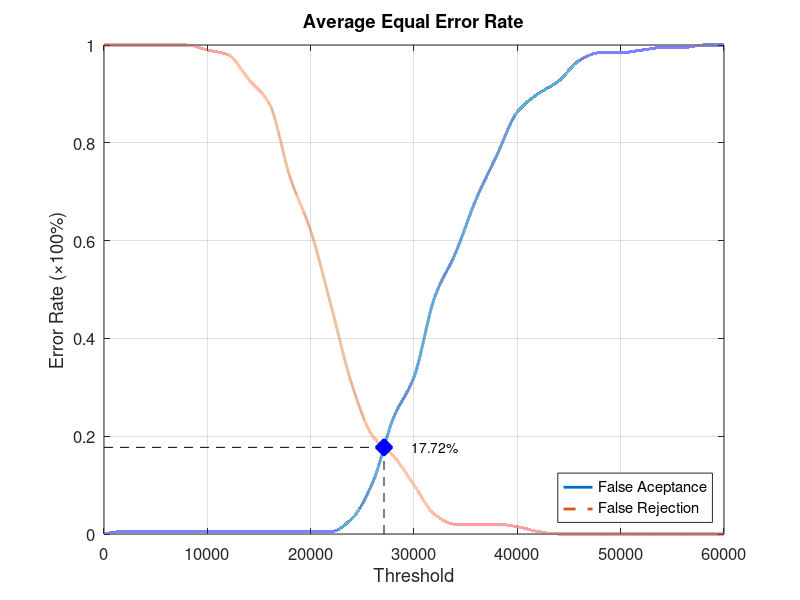
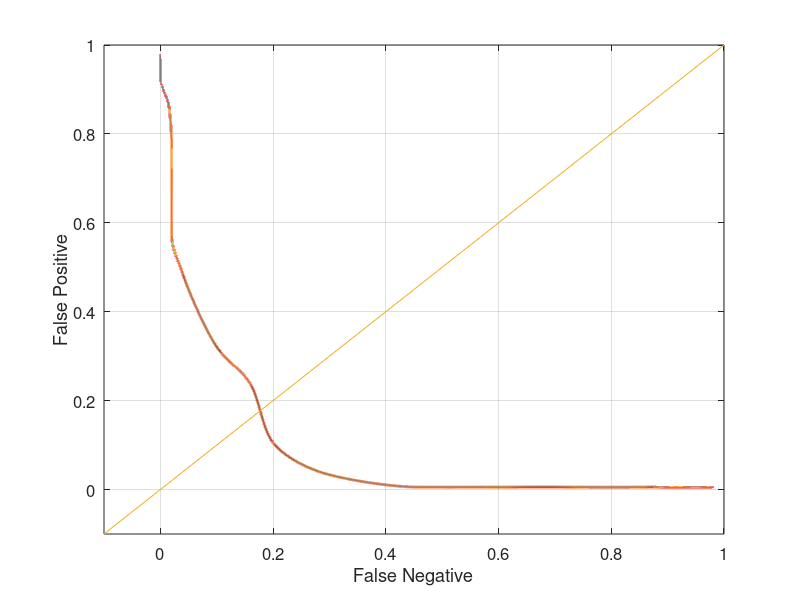

Write the MATLAB code that produced these figures, in order.
function yEER = Database1_2
close all;
clear;
clc;
x = 0:2000:60000;
xq = 0:0.5:60000;

y0 = [0 0.00526316 0.00526316 0.00526316 0.00526316 0.00526316 0.00526316 0.00526316 0.00526316 0.00526316 0.00526316 0.00526316 0.0315789 0.105263 0.236842 0.321053 0.484211 0.573684 0.684211 0.773684 0.863158 0.9 0.926316 0.968421 0.984211 0.984211 0.989474 0.994737 0.994737 1 1];
yy0 = interp1(x, y0, xq, 'pchip');
y1 = [1 1 1 1 1 0.99 0.98 0.93 0.88 0.73 0.62 0.465 0.305 0.2 0.16 0.1 0.04 0.02 0.02 0.02 0.015 0.005 0 0 0 0 0 0 0 0 0];
yy1 = interp1(x, y1, xq, 'pchip');

% Calculating EER: 
y2 = abs(y0 - y1);
find(y2 == min(y2))
yy2 = abs(yy0 - yy1);
xEER = find(yy2 == min(yy2));
xEERIndex = xq(xEER) % X-axis EER
yEER = yy0(xEER) % Y-axis EER

main = figure
plot(xq, yy0,'-','LineWidth', 2);	hold on
plot(xq, yy1,'--','LineWidth', 2);	hold on
plot([xEERIndex xEERIndex], [0 yEER], 'k--');	hold on
plot([0 xEERIndex], [yEER yEER], 'k--');	hold on
plot(xEERIndex, yEER, 'bx', 'LineWidth', 10);	hold on
text(xEERIndex + 10 * xEERIndex / 100, yEER, [num2str(round((10000 * yEER)) / 100) '%'])
legend('False Aceptance', 'False Rejection', 'Location', 'SouthEast')
xlabel('Threshold')
ylabel('Error Rate (\times100%)')
title('Average Equal Error Rate')
set(gca, 'FontSize', 12)
axis([0 60000 0 1])
grid on

print(main, 'Database1_2Main', '-dpng');
FNRxFPR = figure('Color', [1 1 1]);
plot(yy1, yy0, '-', yy1, yy0, 'LineWidth', 2);
hold on
y = -0.1:0.1:1
plot(y, y); 
set(gca, 'FontSize', 12)
xlabel('False Negative')
ylabel('False Positive')
axis([-0.1 1 -0.1 1])
set(gca, 'FontSize', 12)
grid on

print(FNRxFPR, 'Database1_2FNRxFPR','-dpng');
end
